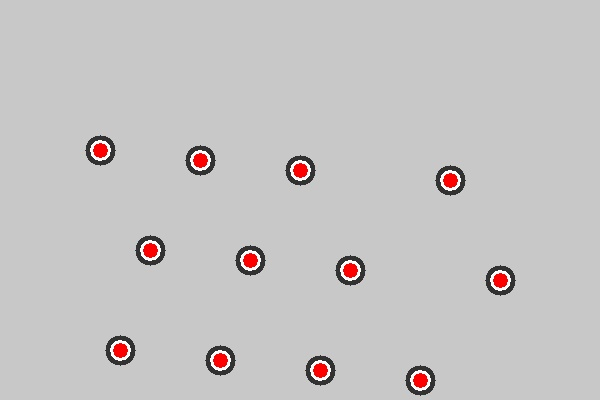
#> input picture demo_result.jpg, 600 x 400 px
$ python demo_red_dots.py --input demo_result.jpg
#> lines starting #> are read from the running program, lines starting #| are printed output that depends on the picture; after the words box and inside, x2 and y2 are one past the last pixel; in counts of white or black regions, pixels touching at a corner belong together
#> in demo_red_dot_detection, image is the input picture: shape (400, 600, 3); mean B, G, R 196, 196, 198
#!/usr/bin/env python3
"""
Red Dot Detection Demo
Shows how the crowd counting model will visualize detections with red dots
"""

import cv2
import numpy as np
import matplotlib.pyplot as plt
from PIL import Image
import argparse
import os

def create_demo_image_with_crowd():
    """Create a synthetic image with people for demonstration"""
    # Create a simple scene
    img = np.ones((400, 600, 3), dtype=np.uint8) * 200  # Light gray background

    # Add some simple "people" (circles) for demo
    people_positions = [
        (100, 150), (200, 160), (300, 170), (450, 180),
        (150, 250), (250, 260), (350, 270), (500, 280),
        (120, 350), (220, 360), (320, 370), (420, 380)
    ]

    # Draw simple people representations (dark circles)
    for x, y in people_positions:
        cv2.circle(img, (x, y), 15, (50, 50, 50), -1)  # Dark gray circles

    return img, people_positions

def add_red_dots_to_detections(image, detections, dot_size=8, confidence_threshold=0.5):
    """
    Add red dots to detected people positions

    Args:
        image: Input image (numpy array)
        detections: List of (x, y, confidence) tuples
        dot_size: Size of red dots
        confidence_threshold: Minimum confidence to show detection

    Returns:
        Image with red dots overlaid
    """
    result_img = image.copy()

    for detection in detections:
        if len(detection) == 3:
            x, y, confidence = detection
            if confidence >= confidence_threshold:
                # Draw red dot
                cv2.circle(result_img, (int(x), int(y)), dot_size, (0, 0, 255), -1)
                # Add white border for better visibility
                cv2.circle(result_img, (int(x), int(y)), dot_size + 1, (255, 255, 255), 2)
        else:
            x, y = detection
            # Draw red dot
            cv2.circle(result_img, (int(x), int(y)), dot_size, (0, 0, 255), -1)
            # Add white border for better visibility
            cv2.circle(result_img, (int(x), int(y)), dot_size + 1, (255, 255, 255), 2)

    return result_img

def simulate_crowd_detection(image):
    """
    Simulate crowd detection on an image
    In real implementation, this would use the trained model
    """
    # For demo, we'll use simple color-based detection
    gray = cv2.cvtColor(image, cv2.COLOR_BGR2GRAY)

    # Find dark regions (simulating people)
    _, thresh = cv2.threshold(gray, 100, 255, cv2.THRESH_BINARY_INV)
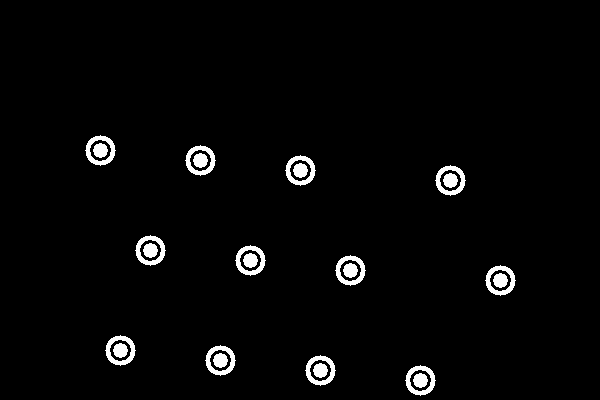
#> thresh: shape (400, 600); 2.7% white; 24 white regions

    # Find contours
    contours, _ = cv2.findContours(thresh, cv2.RETR_EXTERNAL, cv2.CHAIN_APPROX_SIMPLE)
#> contours = 12 contours; largest, box (x1, y1, x2, y2) and area: (405, 365, 436, 396) 666, (305, 355, 336, 386) 666, (205, 345, 236, 376) 666, (105, 335, 136, 366) 666, (485, 265, 516, 296) 666

    detections = []
    for contour in contours:
        # Get contour center
        M = cv2.moments(contour)
        if M["m00"] != 0:
            cx = int(M["m10"] / M["m00"])
            cy = int(M["m01"] / M["m00"])
            area = cv2.contourArea(contour)

            # Filter by size (approximate person size)
            if 200 < area < 2000:
                confidence = min(1.0, area / 1000.0)  # Simulate confidence score
                detections.append((cx, cy, confidence))
#> this loop made 12 passes
#> (cx, cy) on passes 1 to 12: (420, 380), (320, 370), (220, 360), (120, 350), (500, 280), (350, 270), (250, 260), (150, 250), (450, 180), (300, 170), (200, 160), (100, 150)
#> after the loop, detections = [(420, 380, 0.666), (320, 370, 0.666), (220, 360, 0.666), (120, 350, 0.666), (500, 280, 0.666), (350, 270, 0.666), (250, 260, 0.666), (150, 250, 0.666), (450, 180, 0.666), (300, 170, 0.666), (200, 160, 0.666), (100, 150, 0.666)]

    return detections

def create_comparison_plot(original, with_dots, detections):
    """Create a side-by-side comparison plot"""
    fig, (ax1, ax2) = plt.subplots(1, 2, figsize=(15, 6))

    # Original image
    ax1.imshow(cv2.cvtColor(original, cv2.COLOR_BGR2RGB))
    ax1.set_title(f'Original Image')
    ax1.axis('off')

    # Image with red dots
    ax2.imshow(cv2.cvtColor(with_dots, cv2.COLOR_BGR2RGB))
    ax2.set_title(f'Detected People (Red Dots) - Count: {len(detections)}')
    ax2.axis('off')

    plt.tight_layout()
    return fig

def demo_red_dot_detection(input_path=None, output_path="demo_result.jpg"):
    """Run the red dot detection demo"""

    if input_path and os.path.exists(input_path):
        # Load real image
        print(f"Loading image: {input_path}")
        image = cv2.imread(input_path)
        if image is None:
            print("Error: Could not load image")
            return
    else:
        # Create demo image
        print("Creating demo image with synthetic crowd...")
        image, true_positions = create_demo_image_with_crowd()

    print("Running crowd detection simulation...")
    detections = simulate_crowd_detection(image)

    print(f"Detected {len(detections)} people")
#| Detected 12 people

    # Add red dots
    print("Adding red dots to detections...")
    result_image = add_red_dots_to_detections(image, detections)
#> the loop in add_red_dots_to_detections, `for detection in detections:` made 12 passes
#> (detection, x, y) on passes 1 to 12: ((420, 380, 0.666), 420, 380), ((320, 370, 0.666), 320, 370), ((220, 360, 0.666), 220, 360), ((120, 350, 0.666), 120, 350), ((500, 280, 0.666), 500, 280), ((350, 270, 0.666), 350, 270), ((250, 260, 0.666), 250, 260), ((150, 250, 0.666), 150, 250), ((450, 180, 0.666), 450, 180), ((300, 170, 0.666), 300, 170), ((200, 160, 0.666), 200, 160), ((100, 150, 0.666), 100, 150)
#> after the loop in add_red_dots_to_detections, `for detection in detections:`:
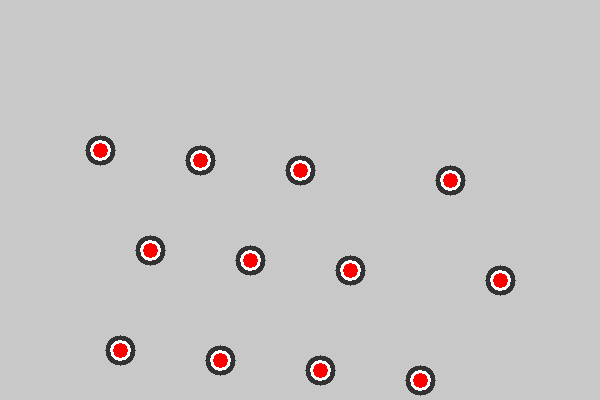
#> result_img: shape (400, 600, 3); 1.64% of pixels changed, all inside (x1, y1, x2, y2) = (90, 140, 511, 391)

    # Create comparison plot
    fig = create_comparison_plot(image, result_image, detections)

    # Save results
    cv2.imwrite(output_path, result_image)
    fig.savefig(output_path.replace('.jpg', '_comparison.png'), dpi=150, bbox_inches='tight')
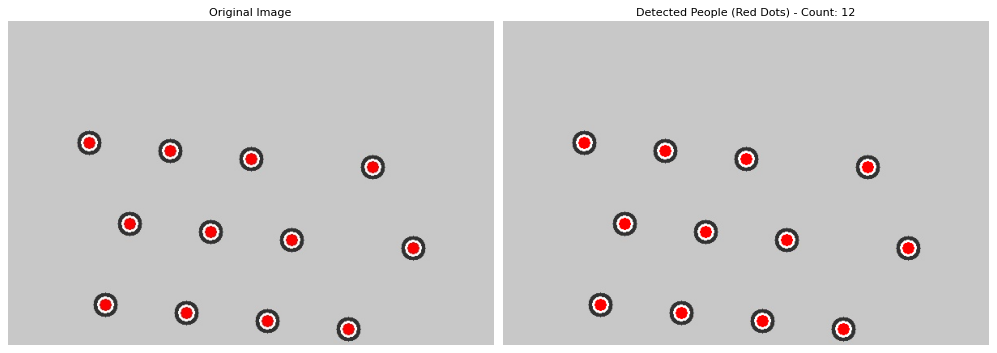
#> figure drawn by matplotlib, 2 panels

    print(f"✓ Results saved:")
    print(f"  - Image with red dots: {output_path}")
    print(f"  - Comparison plot: {output_path.replace('.jpg', '_comparison.png')}")

    # Print detection details
    print(f"\nDetection Summary:")
    print(f"Total detections: {len(detections)}")
#| Total detections: 12
    for i, detection in enumerate(detections):
        if len(detection) == 3:
            x, y, conf = detection
            print(f"  Person {i+1}: ({x:3.0f}, {y:3.0f}) - Confidence: {conf:.2f}")
        else:
            x, y = detection
            print(f"  Person {i+1}: ({x:3.0f}, {y:3.0f})")
#> this loop made 12 passes
#|   Person 1: (420, 380) - Confidence: 0.67
#|   Person 2: (320, 370) - Confidence: 0.67
#|   Person 3: (220, 360) - Confidence: 0.67
#|   Person 4: (120, 350) - Confidence: 0.67
#|   Person 5: (500, 280) - Confidence: 0.67
#|   Person 6: (350, 270) - Confidence: 0.67
#|   Person 7: (250, 260) - Confidence: 0.67
#|   Person 8: (150, 250) - Confidence: 0.67
#> (further printed lines are left out)

    return result_image, detections

def main():
    parser = argparse.ArgumentParser(description="Demo red dot crowd detection")
    parser.add_argument("--input", help="Input image path (optional, will create demo image if not provided)")
    parser.add_argument("--output", default="demo_result.jpg", help="Output image path")

    args = parser.parse_args()

    print("=" * 50)
    print("RED DOT CROWD DETECTION DEMO")
    print("=" * 50)

    demo_red_dot_detection(args.input, args.output)

    print("\n" + "=" * 50)
    print("DEMO COMPLETE!")
    print("=" * 50)
    print("This demo shows how the trained model will:")
    print("1. Process input images/videos")
    print("2. Detect people locations")
    print("3. Mark each detected person with a red dot")
    print("4. Provide confidence scores for each detection")
    print("\nOnce you train the model with your JHU dataset,")
    print("the actual detection accuracy will be much higher!")

if __name__ == "__main__":
    main()
